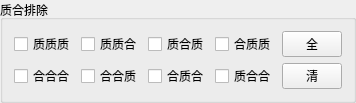
            <widget class="QGroupBox" name="groupBox_4">
             <property name="title">
              <string>质合排除</string>
             </property>
             <layout class="QVBoxLayout" name="verticalLayout_6">
              <item>
               <layout class="QVBoxLayout" name="verticalLayout_7">
                <item>
                 <layout class="QHBoxLayout" name="horizontalLayout_7">
                  <item>
                   <widget class="QCheckBox" name="checkBox_34">
                    <property name="text">
                     <string>质质质</string>
                    </property>
                   </widget>
                  </item>
                  <item>
                   <widget class="QCheckBox" name="checkBox_35">
                    <property name="text">
                     <string>质质合</string>
                    </property>
                   </widget>
                  </item>
                  <item>
                   <widget class="QCheckBox" name="checkBox_36">
                    <property name="text">
                     <string>质合质</string>
                    </property>
                   </widget>
                  </item>
                  <item>
                   <widget class="QCheckBox" name="checkBox_37">
                    <property name="text">
                     <string>合质质</string>
                    </property>
                   </widget>
                  </item>
                  <item>
                   <widget class="QPushButton" name="pushButton_7">
                    <property name="minimumSize">
                     <size>
                      <width>30</width>
                      <height>0</height>
                     </size>
                    </property>
                    <property name="maximumSize">
                     <size>
                      <width>60</width>
                      <height>16777215</height>
                     </size>
                    </property>
                    <property name="text">
                     <string>全</string>
                    </property>
                   </widget>
                  </item>
                 </layout>
                </item>
                <item>
                 <layout class="QHBoxLayout" name="horizontalLayout_8">
                  <item>
                   <widget class="QCheckBox" name="checkBox_39">
                    <property name="text">
                     <string>合合合</string>
                    </property>
                   </widget>
                  </item>
                  <item>
                   <widget class="QCheckBox" name="checkBox_40">
                    <property name="text">
                     <string>合合质</string>
                    </property>
                   </widget>
                  </item>
                  <item>
                   <widget class="QCheckBox" name="checkBox_41">
                    <property name="text">
                     <string>合质合</string>
                    </property>
                   </widget>
                  </item>
                  <item>
                   <widget class="QCheckBox" name="checkBox_42">
                    <property name="text">
                     <string>质合合</string>
                    </property>
                   </widget>
                  </item>
                  <item>
                   <widget class="QPushButton" name="pushButton_8">
                    <property name="minimumSize">
                     <size>
                      <width>30</width>
                      <height>0</height>
                     </size>
                    </property>
                    <property name="maximumSize">
                     <size>
                      <width>60</width>
                      <height>16777215</height>
                     </size>
                    </property>
                    <property name="text">
                     <string>清</string>
                    </property>
                   </widget>
                  </item>
                 </layout>
                </item>
               </layout>
              </item>
             </layout>
            </widget>
